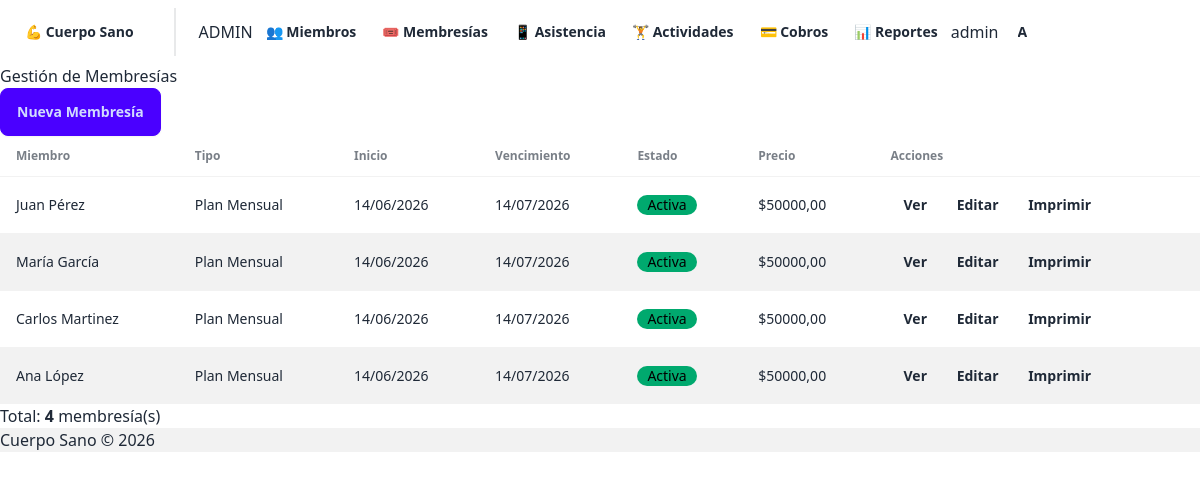
/membresias/ (signed in), run on an earlier commit of the app's database.
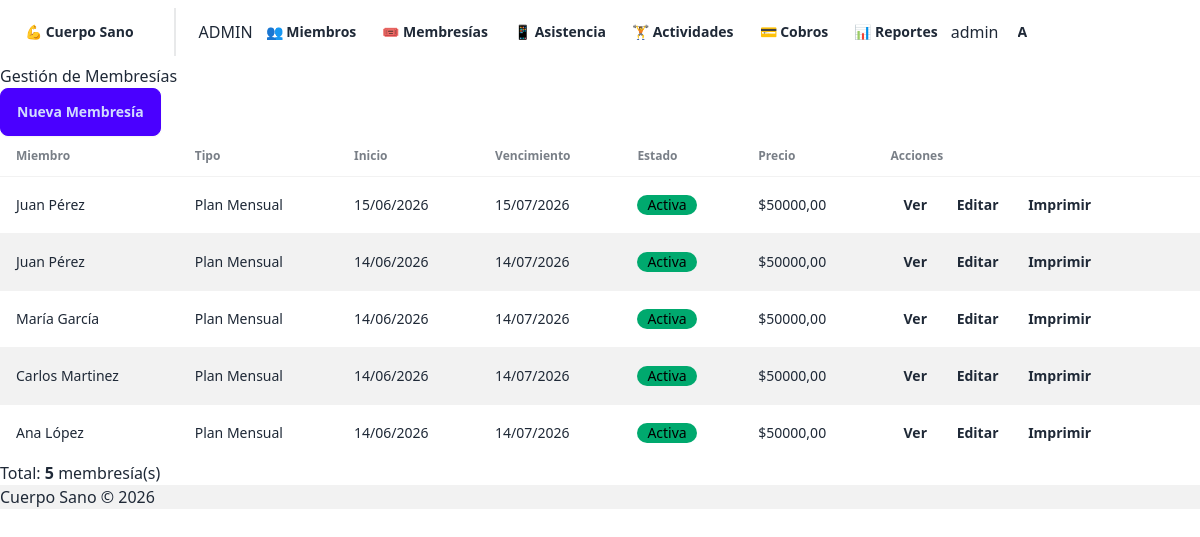
And on a later commit of the database.
### membresias/models.py (models this page shows, shortened)
class Membresia(models.Model):
    ESTADO_CHOICES = [
        ('ACTIVA', 'Activa'),
        ('VENCIDA', 'Vencida'),
        ('CANCELADA', 'Cancelada')
    ]
    miembro = models.ForeignKey(Miembro, on_delete=models.CASCADE, related_name='membresias')
    tipo = models.ForeignKey(TipoMembresia, on_delete=models.PROTECT)
    fecha_inicio = models.DateField()
    fecha_fin = models.DateField()
    estado = models.CharField(max_length=20, choices=ESTADO_CHOICES, default='ACTIVA')
    class Meta:
        verbose_name_plural = 'Membresías'

class TipoMembresia(models.Model):
    nombre = models.CharField(max_length=100)
    descripcion = models.TextField(blank=True)
    precio = models.DecimalField(
        max_digits=10,
        decimal_places=2,
        validators=[MinValueValidator(Decimal('0.01'))]
    )
    duracion_dias = models.PositiveIntegerField()
    class Meta:
        verbose_name_plural = 'Tipos de membresía'

### miembros/models.py (models this page shows, shortened)
class Miembro(models.Model):
    TIPO_CHOICES = [
        ('REGULAR', 'Regular'),
        ('ESTUDIANTE', 'Estudiante'),
        ('MAYOR', 'Persona Mayor'),
    ]
    usuario = models.OneToOneField(User, on_delete=models.SET_NULL, null=True, blank=True, related_name='miembro')
    nombre = models.CharField(max_length=100)
    apellido = models.CharField(max_length=100)
    dni = models.CharField(max_length=15, unique=True)
    email = models.EmailField(blank=True)
    telefono = models.CharField(max_length=20, blank=True)
    foto = CloudinaryField('foto', folder='miembros', blank=True, null=True)
    tipo_miembro = models.CharField(max_length=20, choices=TIPO_CHOICES, default='REGULAR')
    activo = models.BooleanField(default=True)
    fecha_alta = models.DateField(auto_now_add=True)
    def __str__(self):
        return f"{self.nombre} {self.apellido}"

### membresias/views.py (the view)
# urls.py: path('', views.lista_membresias, name='lista'),
@login_required
def lista_membresias(request):
    membresias = Membresia.objects.select_related('miembro', 'tipo').order_by('-fecha_inicio')
    context = {
        'membresias': membresias,
        'total': membresias.count(),
    }
    return render(request, 'membresias/lista.html', context)

### miembros/templatetags/custom_tags.py (called while the page is built)
@register.filter
def has_group(user, group_name):
    return user.groups.filter(name=group_name).exists()

### membresias/templates/membresias/lista.html (shortened to what this page needs)
{% extends "base.html" %}
{% block content %}
<div class="container mx-auto p-4">
    <div class="flex justify-between items-center mb-6">
        <h1 class="text-3xl font-bold">Gestión de Membresías</h1>
        <a href="{% url 'membresias:crear' %}" class="btn btn-primary">Nueva Membresía</a>
    </div>
    <div class="overflow-x-auto">
        {% if membresias %}
            <table class="table table-zebra w-full">
                <thead>
                    <tr>
                        <th>Miembro</th>
                        <th>Tipo</th>
                        <th>Inicio</th>
                        <th>Vencimiento</th>
                        <th>Estado</th>
                        <th>Precio</th>
                        <th>Acciones</th>
                    </tr>
                </thead>
                <tbody>
                    {% for membresia in membresias %}
                        <tr>
                            <td class="font-semibold">{{ membresia.miembro }}</td>
                            <td>{{ membresia.tipo.nombre }}</td>
                            <td>{{ membresia.fecha_inicio|date:"d/m/Y" }}</td>
                            <td>{{ membresia.fecha_fin|date:"d/m/Y" }}</td>
                            <td>
                                {% if membresia.estado == "ACTIVA" %}
                                    <span class="badge badge-success">Activa</span>
                                {% elif membresia.estado == "VENCIDA" %}
                                    <span class="badge badge-warning">Vencida</span>
                                {% else %}
                                    <span class="badge badge-error">Cancelada</span>
                                {% endif %}
                            </td>
                            <td>${{ membresia.tipo.precio }}</td>
                            <td class="space-x-2">
                                <a href="{% url 'membresias:detalle' membresia.pk %}" class="btn btn-sm btn-ghost">Ver</a>
                                {% if membresia.estado == "ACTIVA" %}
                                    <a href="{% url 'membresias:editar' membresia.pk %}" class="btn btn-sm btn-ghost">Editar</a>
                                {% endif %}
                                <a href="{% url 'membresias:print' membresia.pk %}" class="btn btn-sm btn-ghost">Imprimir</a>
                            </td>
                        </tr>
                    {% endfor %}
                </tbody>
            </table>
        {% else %}
            <div class="alert alert-info">
                <p>No hay membresías registradas. <a href="{% url 'membresias:crear' %}" class="link">Crear una nueva</a></p>
            </div>
        {% endif %}
    </div>
    <div class="mt-6 text-sm text-gray-600">
        Total: <strong>{{ total }}</strong> membresía(s)
    </div>
</div>
{% endblock %}

### templates/base.html (shortened to what this page needs)
{% load custom_tags %}<!DOCTYPE html>
<html lang="es">
<head>
    <link href="https://cdn.jsdelivr.net/npm/daisyui@4/dist/full.min.css" rel="stylesheet">
</head>
<body>
    <div class="min-h-screen flex flex-col">
        {% if user.is_authenticated %}
        <nav class="navbar bg-gradient-to-r from-indigo-600 to-blue-600 shadow-lg text-white">
            <div class="flex-1">
                <a href="/" class="btn btn-ghost text-xl font-bold text-white hover:bg-white/10">
                    💪 Cuerpo Sano
                </a>
                {% if user.groups.all|length > 0 %}
                    <div class="divider divider-horizontal mx-2 bg-white/20 h-6"></div>
                    {% if user|has_group:"Admin" %}
                        <span class="text-xs bg-white/20 px-2 py-1 rounded text-white mr-2">ADMIN</span>
                        <a href="{% url 'miembros:lista' %}" class="btn btn-ghost btn-sm text-white hover:bg-white/20">👥 Miembros</a>
                        <a href="{% url 'membresias:lista_tipos' %}" class="btn btn-ghost btn-sm text-white hover:bg-white/20">🎟️ Membresías</a>
                        <a href="{% url 'asistencia:biometrico' %}" class="btn btn-ghost btn-sm text-white hover:bg-white/20">📱 Asistencia</a>
                        <a href="{% url 'actividades:lista' %}" class="btn btn-ghost btn-sm text-white hover:bg-white/20">🏋️ Actividades</a>
                        <a href="{% url 'cobros:lista' %}" class="btn btn-ghost btn-sm text-white hover:bg-white/20">💳 Cobros</a>
                        <a href="{% url 'reportes:asistencias' %}" class="btn btn-ghost btn-sm text-white hover:bg-white/20">📊 Reportes</a>
                    {% endif %}
                {% endif %}
            </div>
            <div class="flex-none gap-4">
                <span class="text-sm font-medium">{{ user.get_full_name|default:user.username }}</span>
                <div class="dropdown dropdown-end">
                    <button class="btn btn-circle btn-ghost avatar placeholder border border-white/30">
                        <div class="bg-white text-indigo-600 w-10 rounded-full flex items-center justify-center font-bold">
                            {{ user.username|first|upper }}
                        </div>
                    </button>
                </div>
            </div>
        </nav>
        {% endif %}
        <main class="flex-1 container mx-auto px-4 py-8">
            {% block content %}{% endblock %}
        </main>
        <footer class="bg-base-200 text-center py-4 text-sm">
            Cuerpo Sano &copy; 2026
        </footer>
    </div>
</body>
</html>

What changed in the data, as far as the page shows it:
added Membresia: miembro "Juan Pérez", tipo.nombre "Plan Mensual", fecha_inicio "15/06/2026", fecha_fin "15/07/2026", estado "Activa", tipo.precio "50000,00"
Also different on the page:
{{ total }}: "4" → "5"
